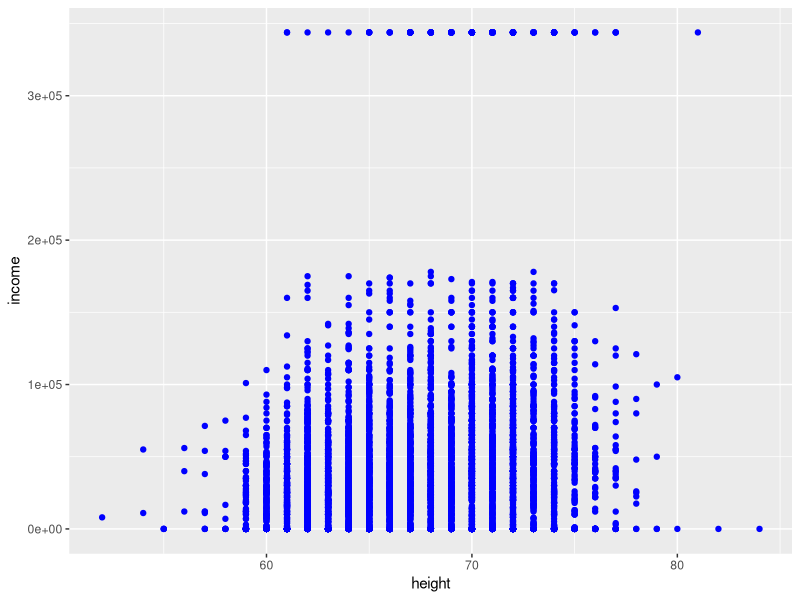

Generate this figure with R: (Note: this script raises an error after producing the figure.)
## ---- chunk 1
library(tidyverse)
x <- modelr::heights
attach(x)

## ---- chunk 2
ggplot() + 
  geom_point(mapping = aes(x = height, y = income), color = "blue")
## ---- chunk 3
heights$heightInt <-cut(heights$height, breaks = 8)
kable(summary(heights[,1:4]))
## ---- chunk 4
kable(summary(heights[,5:9]))
